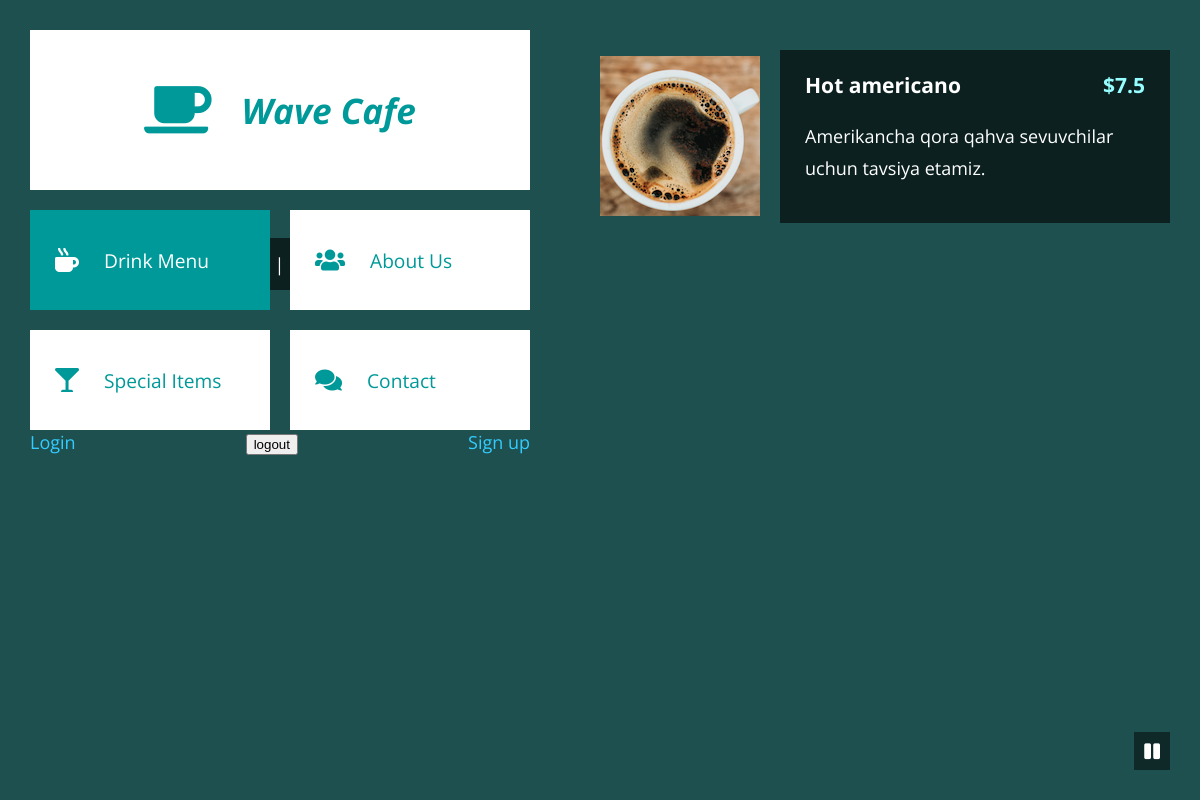
Screenshot of /hot/hot-americano with the database file from the repository.
### cafe/models.py (models this page shows, shortened)
class Hot(models.Model):
    img = models.ImageField(upload_to='index/img')
    name = models.CharField(max_length=300)
    slug = models.SlugField(max_length=200)
    price = models.FloatField()
    bio = models.TextField()

### cafe/views.py (the view)
# urls.py: path('hot/<slug:slug>',hotdetailview,name="hotDetail"),
def hotdetailview(requset,slug):
    hot = get_object_or_404(Hot,slug=slug)
    context = {
        'hot':hot
    }
    return render(requset,"hot_Detail.html",context=context)

### templates/hot_Detail.html
{% extends 'base.html' %}
{% block content %}
 <div class="tm-list-item">
                  <img src={{hot.img.url}} alt="Image" class="tm-list-item-img">
                  <div class="tm-black-bg tm-list-item-text">
                    <h3 class="tm-list-item-name">{{hot.name}}<span class="tm-list-item-price">${{hot.price}}</span></h3>
                    <p class="tm-list-item-description">{{hot.bio}}.</p>
                  </div>
                </div>
{% endblock content %}

### static/css/tooplate-wave-cafe.css (style rules this page uses)
html { scroll-behavior: smooth; }
body { margin: 0; padding: 0; font-family: 'Open Sans', Arial, Helvetica, sans-serif; font-size: 18px; overflow-x: hidden; background-color: #1E5050; }
p { line-height: 1.8; margin-top: 0; }
.tm-black-bg { background-color: rgba(0,0,0,0.6); color: white; }
.tm-list-item { display: flex; align-items: center; justify-content: space-between; margin-top: 20px; }
.tm-list-item-img { margin-right: 20px; width: 160px; height: 160px; background-color: #099; }
.tm-list-item-text { padding: 20px 25px; flex: 1; }
.tm-list-item-name { display: flex; justify-content: space-between; margin-top: 0; }
.tm-list-item-price { color: #96FEFF; }

### rows the page displays
Hot: img (picture), name "Hot americano", price "7.5", bio "Amerikancha qora qahva sevuvchilar uchun tavsiya etamiz"
